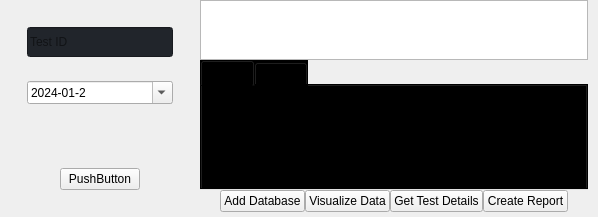
                     <widget class="QWidget" name="home">
                      <property name="layoutDirection">
                       <enum>Qt::LeftToRight</enum>
                      </property>
                      <property name="styleSheet">
                       <string notr="true"/>
                      </property>
                      <layout class="QHBoxLayout" name="horizontalLayout_15">
                       <property name="spacing">
                        <number>0</number>
                       </property>
                       <property name="leftMargin">
                        <number>0</number>
                       </property>
                       <property name="topMargin">
                        <number>0</number>
                       </property>
                       <property name="rightMargin">
                        <number>0</number>
                       </property>
                       <property name="bottomMargin">
                        <number>0</number>
                       </property>
                       <item>
                        <widget class="QWidget" name="databaseWidget" native="true">
                         <property name="maximumSize">
                          <size>
                           <width>200</width>
                           <height>881</height>
                          </size>
                         </property>
                         <layout class="QVBoxLayout" name="verticalLayout_21">
                          <property name="spacing">
                           <number>0</number>
                          </property>
                          <property name="leftMargin">
                           <number>0</number>
                          </property>
                          <property name="topMargin">
                           <number>0</number>
                          </property>
                          <property name="rightMargin">
                           <number>0</number>
                          </property>
                          <property name="bottomMargin">
                           <number>0</number>
                          </property>
                          <item>
                           <widget class="QFrame" name="databaseFrame">
                            <layout class="QVBoxLayout" name="verticalLayout_23">
                             <item>
                              <widget class="QFrame" name="frame_2">
                               <layout class="QVBoxLayout" name="verticalLayout_24">
                                <item>
                                 <widget class="QFrame" name="testID_frame">
                                  <layout class="QHBoxLayout" name="horizontalLayout_8">
                                   <item>
                                    <widget class="QLineEdit" name="testID">
                                     <property name="minimumSize">
                                      <size>
                                       <width>0</width>
                                       <height>30</height>
                                      </size>
                                     </property>
                                     <property name="styleSheet">
                                      <string notr="true">background-color: rgb(33, 37, 43);</string>
                                     </property>
                                     <property name="text">
                                      <string/>
                                     </property>
                                     <property name="placeholderText">
                                      <string>Test ID</string>
                                     </property>
                                    </widget>
                                   </item>
                                  </layout>
                                 </widget>
                                </item>
                                <item>
                                 <widget class="QFrame" name="testdate_frame">
                                  <layout class="QHBoxLayout" name="horizontalLayout_6">
                                   <item>
                                    <widget class="QDateEdit" name="testdate">
                                     <property name="dateTime">
                                      <datetime>
                                       <hour>0</hour>
                                       <minute>0</minute>
                                       <second>0</second>
                                       <year>2024</year>
                                       <month>1</month>
                                       <day>2</day>
                                      </datetime>
                                     </property>
                                     <property name="displayFormat">
                                      <string>yyyy-MM-d</string>
                                     </property>
                                     <property name="calendarPopup">
                                      <bool>true</bool>
                                     </property>
                                    </widget>
                                   </item>
                                  </layout>
                                 </widget>
                                </item>
                                <item>
                                 <spacer name="verticalSpacer_4">
                                  <property name="orientation">
                                   <enum>Qt::Vertical</enum>
                                  </property>
                                  <property name="sizeHint" stdset="0">
                                   <size>
                                    <width>20</width>
                                    <height>40</height>
                                   </size>
                                  </property>
                                 </spacer>
                                </item>
                                <item>
                                 <widget class="QFrame" name="frame_3">
                                  <layout class="QHBoxLayout" name="horizontalLayout_7">
                                   <item>
                                    <spacer name="horizontalSpacer">
                                     <property name="orientation">
                                      <enum>Qt::Horizontal</enum>
                                     </property>
                                     <property name="sizeHint" stdset="0">
                                      <size>
                                       <width>37</width>
                                       <height>20</height>
                                      </size>
                                     </property>
                                    </spacer>
                                   </item>
                                   <item>
                                    <widget class="QPushButton" name="filtersearch">
                                     <property name="text">
                                      <string>PushButton</string>
                                     </property>
                                    </widget>
                                   </item>
                                   <item>
                                    <spacer name="horizontalSpacer_2">
                                     <property name="orientation">
                                      <enum>Qt::Horizontal</enum>
                                     </property>
                                     <property name="sizeHint" stdset="0">
                                      <size>
                                       <width>36</width>
                                       <height>20</height>
                                      </size>
                                     </property>
                                    </spacer>
                                   </item>
                                  </layout>
                                 </widget>
                                </item>
                               </layout>
                              </widget>
                             </item>
                            </layout>
                           </widget>
                          </item>
                         </layout>
                        </widget>
                       </item>
                       <item>
                        <widget class="QWidget" name="generalWidget" native="true">
                         <property name="enabled">
                          <bool>true</bool>
                         </property>
                         <property name="minimumSize">
                          <size>
                           <width>0</width>
                           <height>0</height>
                          </size>
                         </property>
                         <layout class="QVBoxLayout" name="verticalLayout_26">
                          <property name="spacing">
                           <number>0</number>
                          </property>
                          <property name="leftMargin">
                           <number>0</number>
                          </property>
                          <property name="topMargin">
                           <number>0</number>
                          </property>
                          <property name="rightMargin">
                           <number>0</number>
                          </property>
                          <property name="bottomMargin">
                           <number>0</number>
                          </property>
                          <item>
                           <widget class="QFrame" name="generalFrame">
                            <property name="frameShape">
                             <enum>QFrame::NoFrame</enum>
                            </property>
                            <property name="frameShadow">
                             <enum>QFrame::Raised</enum>
                            </property>
                            <property name="lineWidth">
                             <number>0</number>
                            </property>
                            <layout class="QVBoxLayout" name="verticalLayout_22" stretch="20">
                             <property name="spacing">
                              <number>0</number>
                             </property>
                             <property name="leftMargin">
                              <number>0</number>
                             </property>
                             <property name="topMargin">
                              <number>0</number>
                             </property>
                             <property name="rightMargin">
                              <number>10</number>
                             </property>
                             <property name="bottomMargin">
                              <number>0</number>
                             </property>
                             <item>
                              <widget class="QWidget" name="reportWidget" native="true">
                               <layout class="QHBoxLayout" name="horizontalLayout_10">
                                <property name="spacing">
                                 <number>0</number>
                                </property>
                                <property name="leftMargin">
                                 <number>0</number>
                                </property>
                                <property name="topMargin">
                                 <number>0</number>
                                </property>
                                <property name="rightMargin">
                                 <number>0</number>
                                </property>
                                <property name="bottomMargin">
                                 <number>0</number>
                                </property>
                                <item>
                                 <widget class="QFrame" name="reportFrame">
                                  <property name="frameShape">
                                   <enum>QFrame::NoFrame</enum>
                                  </property>
                                  <property name="frameShadow">
                                   <enum>QFrame::Raised</enum>
                                  </property>
                                  <property name="lineWidth">
                                   <number>0</number>
                                  </property>
                                  <layout class="QVBoxLayout" name="verticalLayout_25">
                                   <property name="spacing">
                                    <number>0</number>
                                   </property>
                                   <property name="leftMargin">
                                    <number>0</number>
                                   </property>
                                   <property name="topMargin">
                                    <number>0</number>
                                   </property>
                                   <property name="rightMargin">
                                    <number>0</number>
                                   </property>
                                   <property name="bottomMargin">
                                    <number>0</number>
                                   </property>
                                   <item>
                                    <widget class="QFrame" name="tableFrame">
                                     <property name="frameShape">
                                      <enum>QFrame::NoFrame</enum>
                                     </property>
                                     <property name="frameShadow">
                                      <enum>QFrame::Raised</enum>
                                     </property>
                                     <property name="lineWidth">
                                      <number>0</number>
                                     </property>
                                     <layout class="QVBoxLayout" name="verticalLayout_28">
                                      <property name="spacing">
                                       <number>0</number>
                                      </property>
                                      <property name="leftMargin">
                                       <number>0</number>
                                      </property>
                                      <property name="topMargin">
                                       <number>0</number>
                                      </property>
                                      <property name="rightMargin">
                                       <number>0</number>
                                      </property>
                                      <property name="bottomMargin">
                                       <number>0</number>
                                      </property>
                                      <item>
                                       <widget class="QListWidget" name="listWidget">
                                        <property name="maximumSize">
                                         <size>
                                          <width>16777215</width>
                                          <height>60</height>
                                         </size>
                                        </property>
                                        <property name="flow">
                                         <enum>QListView::LeftToRight</enum>
                                        </property>
                                       </widget>
                                      </item>
                                      <item>
                                       <widget class="QTabWidget" name="tabWidget">
                                        <property name="styleSheet">
                                         <string notr="true">background-color: rgb(0, 0, 0);</string>
                                        </property>
                                        <property name="currentIndex">
                                         <number>0</number>
                                        </property>
                                        <property name="tabBarAutoHide">
                                         <bool>true</bool>
                                        </property>
                                        <widget class="QWidget" name="tab">
                                         <attribute name="title">
                                          <string>Tab 1</string>
                                         </attribute>
                                        </widget>
                                        <widget class="QWidget" name="tab_2">
                                         <attribute name="title">
                                          <string>Tab 2</string>
                                         </attribute>
                                        </widget>
                                       </widget>
                                      </item>
                                     </layout>
                                    </widget>
                                   </item>
                                   <item>
                                    <widget class="QFrame" name="buttonsFrame">
                                     <property name="frameShape">
                                      <enum>QFrame::HLine</enum>
                                     </property>
                                     <property name="frameShadow">
                                      <enum>QFrame::Raised</enum>
                                     </property>
                                     <property name="lineWidth">
                                      <number>0</number>
                                     </property>
                                     <layout class="QHBoxLayout" name="horizontalLayout_14">
                                      <property name="spacing">
                                       <number>0</number>
                                      </property>
                                      <property name="leftMargin">
                                       <number>20</number>
                                      </property>
                                      <property name="topMargin">
                                       <number>0</number>
                                      </property>
                                      <property name="rightMargin">
                                       <number>20</number>
                                      </property>
                                      <property name="bottomMargin">
                                       <number>5</number>
                                      </property>
                                      <item>
                                       <widget class="QPushButton" name="addDatabaseButton">
                                        <property name="text">
                                         <string>Add Database</string>
                                        </property>
                                       </widget>
                                      </item>
                                      <item>
                                       <spacer name="horizontalSpacer_5">
                                        <property name="orientation">
                                         <enum>Qt::Horizontal</enum>
                                        </property>
                                        <property name="sizeHint" stdset="0">
                                         <size>
                                          <width>40</width>
                                          <height>20</height>
                                         </size>
                                        </property>
                                       </spacer>
                                      </item>
                                      <item>
                                       <widget class="QPushButton" name="visualizeDataButton">
                                        <property name="text">
                                         <string>Visualize Data</string>
                                        </property>
                                       </widget>
                                      </item>
                                      <item>
                                       <spacer name="horizontalSpacer_3">
                                        <property name="orientation">
                                         <enum>Qt::Horizontal</enum>
                                        </property>
                                        <property name="sizeHint" stdset="0">
                                         <size>
                                          <width>165</width>
                                          <height>20</height>
                                         </size>
                                        </property>
                                       </spacer>
                                      </item>
                                      <item>
                                       <widget class="QPushButton" name="getDetailsButton">
                                        <property name="text">
                                         <string>Get Test Details</string>
                                        </property>
                                       </widget>
                                      </item>
                                      <item>
                                       <spacer name="horizontalSpacer_4">
                                        <property name="orientation">
                                         <enum>Qt::Horizontal</enum>
                                        </property>
                                        <property name="sizeHint" stdset="0">
                                         <size>
                                          <width>40</width>
                                          <height>20</height>
                                         </size>
                                        </property>
                                       </spacer>
                                      </item>
                                      <item>
                                       <widget class="QPushButton" name="createReportButton">
                                        <property name="text">
                                         <string>Create Report</string>
                                        </property>
                                       </widget>
                                      </item>
                                     </layout>
                                    </widget>
                                   </item>
                                  </layout>
                                 </widget>
                                </item>
                               </layout>
                              </widget>
                             </item>
                            </layout>
                           </widget>
                          </item>
                         </layout>
                        </widget>
                       </item>
                      </layout>
                     </widget>
